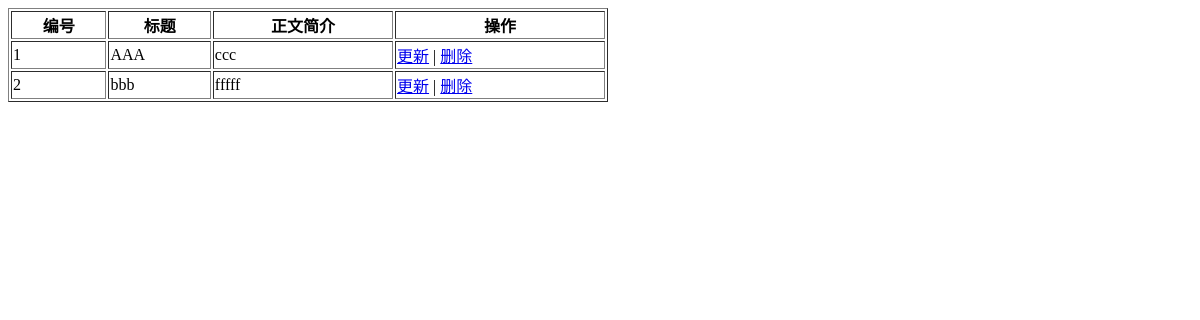
Before: /index/ with the older database file.
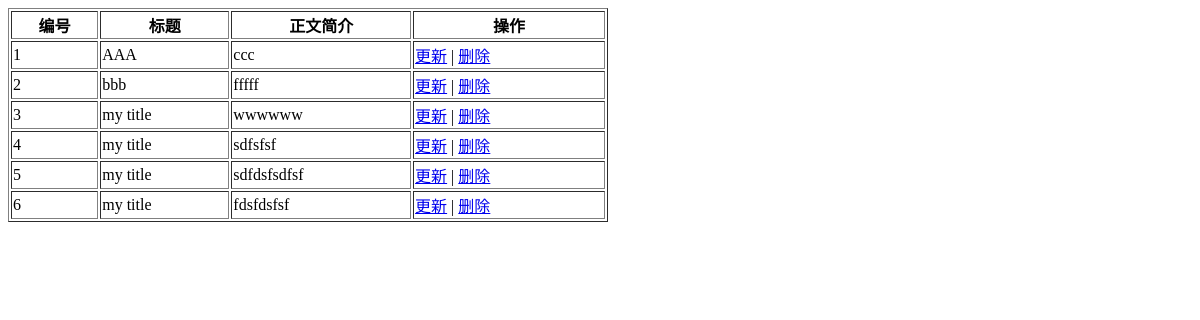
After: the same page with the newer database file.
### blog/models.py (models this page shows, shortened)
class Article(models.Model):
    title = models.CharField(max_length=30, default='my title')
    content = models.TextField(null=True)

### blog/views.py (the view)
# urls.py: path('index/', bv.index),
def index(request):
    articles = Article.objects.all()
    return render(request, "index.html", {'articles': articles})

### blog/templates/index.html (shortened to what this page needs)
<!DOCTYPE html>
<html lang="en">
<head>
</head>
<body>
    <table border="1" width="600">
        <tr>
            <th>编号</th>
            <th>标题</th>
            <th>正文简介</th>
            <th>操作</th>
        </tr>
        {% for article in articles %}
            <tr>
                <td>{{ forloop.counter }}</td>
                <td>{{ article.title }}</td>
                <td>{{ article.content }}</td>
                <td><a href="/get_id/{{article.id}}">更新</a> | <a href="/delete/{{article.id}}"> 删除 </a></td>
            </tr>
        {% endfor %}
    </table>
</body>
</html>

Changed rows visible on the page:
added Article: title "my title", content "wwwwww"
added Article: title "my title", content "sdfsfsf"
added Article: title "my title", content "sdfdsfsdfsf"
added Article: title "my title", content "fdsfdsfsf"
